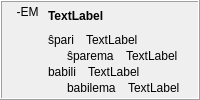
            <widget class="QFrame" name="frame_26">
             <property name="frameShape">
              <enum>QFrame::Box</enum>
             </property>
             <property name="frameShadow">
              <enum>QFrame::Raised</enum>
             </property>
             <layout class="QHBoxLayout" name="horizontalLayout_22">
              <property name="topMargin">
               <number>3</number>
              </property>
              <property name="bottomMargin">
               <number>3</number>
              </property>
              <item>
               <widget class="QLabel" name="label_344">
                <property name="sizePolicy">
                 <sizepolicy hsizetype="Maximum" vsizetype="Preferred">
                  <horstretch>0</horstretch>
                  <verstretch>0</verstretch>
                 </sizepolicy>
                </property>
                <property name="text">
                 <string> -EM </string>
                </property>
                <property name="alignment">
                 <set>Qt::AlignHCenter|Qt::AlignTop</set>
                </property>
                <property name="tipo" stdset="0">
                 <string>afikso</string>
                </property>
               </widget>
              </item>
              <item>
               <layout class="QVBoxLayout" name="verticalLayout_372">
                <item>
                 <widget class="QLabel" name="Lec08_Label650">
                  <property name="styleSheet">
                   <string notr="true">font-weight: bold;</string>
                  </property>
                  <property name="text">
                   <string>TextLabel</string>
                  </property>
                  <property name="wordWrap">
                   <bool>true</bool>
                  </property>
                 </widget>
                </item>
                <item>
                 <layout class="QVBoxLayout" name="verticalLayout_31">
                  <item>
                   <layout class="QVBoxLayout" name="verticalLayout_373">
                    <property name="spacing">
                     <number>2</number>
                    </property>
                    <item>
                     <layout class="QHBoxLayout" name="horizontalLayout_610">
                      <property name="spacing">
                       <number>12</number>
                      </property>
                      <item>
                       <widget class="neklakebla_nova" name="Lec08_Button627">
                        <property name="text">
                         <string>ŝpari</string>
                        </property>
                        <property name="wordWrap">
                         <bool>true</bool>
                        </property>
                       </widget>
                      </item>
                      <item>
                       <widget class="QLabel" name="Lec08_Label651">
                        <property name="sizePolicy">
                         <sizepolicy hsizetype="Expanding" vsizetype="Preferred">
                          <horstretch>0</horstretch>
                          <verstretch>0</verstretch>
                         </sizepolicy>
                        </property>
                        <property name="text">
                         <string>TextLabel</string>
                        </property>
                        <property name="wordWrap">
                         <bool>true</bool>
                        </property>
                       </widget>
                      </item>
                     </layout>
                    </item>
                    <item>
                     <layout class="QHBoxLayout" name="horizontalLayout_611">
                      <property name="spacing">
                       <number>12</number>
                      </property>
                      <item>
                       <widget class="label_sago_reversa" name="label_406">
                        <property name="sizePolicy">
                         <sizepolicy hsizetype="Maximum" vsizetype="Preferred">
                          <horstretch>0</horstretch>
                          <verstretch>0</verstretch>
                         </sizepolicy>
                        </property>
                        <property name="text">
                         <string/>
                        </property>
                        <property name="pixmap">
                         <pixmap resource="../resources/ikonoj.qrc">:/ikonoj/sago_revena.png</pixmap>
                        </property>
                       </widget>
                      </item>
                      <item>
                       <widget class="neklakebla_nova" name="Lec08_Button628">
                        <property name="text">
                         <string>ŝparema</string>
                        </property>
                        <property name="wordWrap">
                         <bool>true</bool>
                        </property>
                       </widget>
                      </item>
                      <item>
                       <widget class="QLabel" name="Lec08_Label652">
                        <property name="sizePolicy">
                         <sizepolicy hsizetype="Expanding" vsizetype="Preferred">
                          <horstretch>0</horstretch>
                          <verstretch>0</verstretch>
                         </sizepolicy>
                        </property>
                        <property name="text">
                         <string>TextLabel</string>
                        </property>
                        <property name="wordWrap">
                         <bool>true</bool>
                        </property>
                       </widget>
                      </item>
                     </layout>
                    </item>
                    <item>
                     <layout class="QVBoxLayout" name="verticalLayout_374">
                      <property name="spacing">
                       <number>2</number>
                      </property>
                      <item>
                       <layout class="QHBoxLayout" name="horizontalLayout_612">
                        <property name="spacing">
                         <number>12</number>
                        </property>
                        <item>
                         <widget class="neklakebla_nova" name="Lec08_Button50">
                          <property name="text">
                           <string>babili</string>
                          </property>
                          <property name="wordWrap">
                           <bool>true</bool>
                          </property>
                         </widget>
                        </item>
                        <item>
                         <widget class="QLabel" name="Lec08_Label59">
                          <property name="sizePolicy">
                           <sizepolicy hsizetype="Expanding" vsizetype="Preferred">
                            <horstretch>0</horstretch>
                            <verstretch>0</verstretch>
                           </sizepolicy>
                          </property>
                          <property name="text">
                           <string>TextLabel</string>
                          </property>
                          <property name="wordWrap">
                           <bool>true</bool>
                          </property>
                         </widget>
                        </item>
                       </layout>
                      </item>
                      <item>
                       <layout class="QHBoxLayout" name="horizontalLayout_613">
                        <property name="spacing">
                         <number>12</number>
                        </property>
                        <item>
                         <widget class="label_sago_reversa" name="label_407">
                          <property name="sizePolicy">
                           <sizepolicy hsizetype="Maximum" vsizetype="Preferred">
                            <horstretch>0</horstretch>
                            <verstretch>0</verstretch>
                           </sizepolicy>
                          </property>
                          <property name="text">
                           <string/>
                          </property>
                          <property name="pixmap">
                           <pixmap resource="../resources/ikonoj.qrc">:/ikonoj/sago_revena.png</pixmap>
                          </property>
                         </widget>
                        </item>
                        <item>
                         <widget class="neklakebla_nova" name="Lec08_Button51">
                          <property name="text">
                           <string>babilema</string>
                          </property>
                          <property name="wordWrap">
                           <bool>true</bool>
                          </property>
                         </widget>
                        </item>
                        <item>
                         <widget class="QLabel" name="Lec08_Label60">
                          <property name="sizePolicy">
                           <sizepolicy hsizetype="Expanding" vsizetype="Preferred">
                            <horstretch>0</horstretch>
                            <verstretch>0</verstretch>
                           </sizepolicy>
                          </property>
                          <property name="text">
                           <string>TextLabel</string>
                          </property>
                          <property name="wordWrap">
                           <bool>true</bool>
                          </property>
                         </widget>
                        </item>
                       </layout>
                      </item>
                     </layout>
                    </item>
                   </layout>
                  </item>
                 </layout>
                </item>
               </layout>
              </item>
             </layout>
            </widget>
